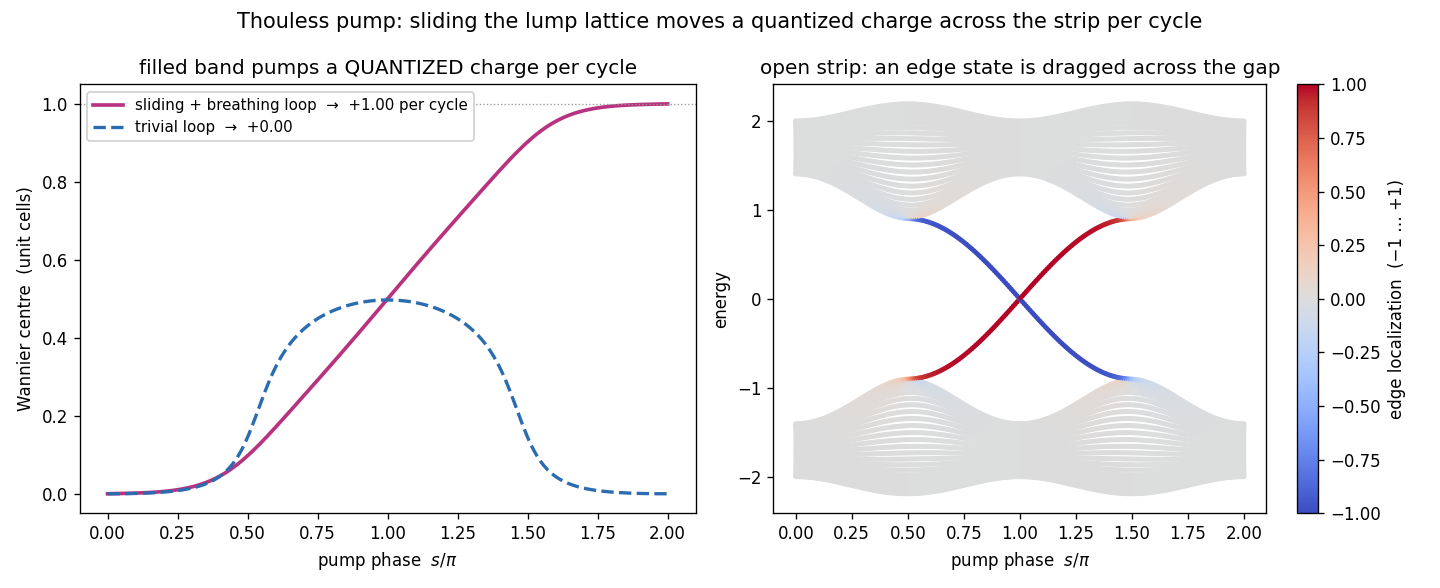

This figure's Python source:
"""
Frontier prototype 9: a Thouless (adiabatic) pump from a sliding lump lattice.

Slide + breathe the lump chain through one cycle and it pumps a QUANTIZED amount of
"charge" across the strip per period -- robust, geometry-driven transport that does
not depend on the details of the drive, only on the topology of the loop it traces.

Model: the whispering-gallery lump chain is a Rice-Mele dimer chain; sliding the
lumps modulates the two bond strengths out of phase (dimerization u(s)) while
breathing them modulates the on-site energy (stagger v(s)). Cycling (u, v) around a
loop that ENCLOSES the gap-closing point pumps exactly one unit cell per cycle; a
loop that does not enclose it pumps zero. We show both, two ways:

  (1) the filled lower band's Wannier centre x-bar(s) winds by the Chern number
      (Berry-phase / Wilson-loop over the Brillouin zone), quantized to +1 vs 0;
  (2) on an open strip, a single edge state is dragged across the gap from one edge
      to the other -- the real-space face of that quantized transport.
"""
import numpy as np
import matplotlib
matplotlib.use("Agg")
import matplotlib.pyplot as plt

OUT = "/home/thorax/nls_lumpy_torus"
PINK, BLUE, GOLD = "#b83280", "#2b6cb0", "#d69e2e"
J = 1.0                      # mean hopping
DELTA = 0.7                  # dimerization amplitude (sliding the lumps)
MASS = 0.9                   # on-site stagger amplitude (breathing the lumps)


def h_bloch(k, s, enclosing=True):
    """Rice-Mele Bloch Hamiltonian. s in [0,2pi) is the pump phase."""
    u = DELTA * np.cos(s)                      # bond dimerization
    v = MASS * np.sin(s) if enclosing else MASS * (0.5 + 0.5 * np.cos(s))  # on-site stagger
    J1, J2 = J + u, J - u
    hx = J1 + J2 * np.cos(k)
    hy = J2 * np.sin(k)
    hz = v
    return np.array([[hz, hx - 1j * hy], [hx + 1j * hy, -hz]])


def wannier_center(s, enclosing=True, Nk=400):
    """Lower-band Wannier centre via the Wilson loop over the BZ (in [0,1))."""
    ks = np.linspace(-np.pi, np.pi, Nk, endpoint=False)
    lower = []
    for k in ks:
        w, V = np.linalg.eigh(h_bloch(k, s, enclosing))
        lower.append(V[:, 0])
    prod = 1.0 + 0j
    for j in range(Nk):
        prod *= np.vdot(lower[j], lower[(j + 1) % Nk])
    return (-np.angle(prod) / (2 * np.pi)) % 1.0


def open_chain_spectrum(s, Ncell=25):
    """Real-space Rice-Mele chain (open) -> energies + edge localization."""
    u, v = DELTA * np.cos(s), MASS * np.sin(s)
    J1, J2 = J + u, J - u
    N = 2 * Ncell
    H = np.zeros((N, N))
    for n in range(Ncell):
        H[2 * n, 2 * n] = v
        H[2 * n + 1, 2 * n + 1] = -v
        H[2 * n, 2 * n + 1] = H[2 * n + 1, 2 * n] = J1          # intracell
        if n < Ncell - 1:
            H[2 * n + 1, 2 * n + 2] = H[2 * n + 2, 2 * n + 1] = J2   # intercell
    w, V = np.linalg.eigh(H)
    site = np.arange(N); center = (N - 1) / 2
    edge = np.sum(V ** 2 * ((site[:, None] - center) / center), axis=0)
    return w, edge


ss = np.linspace(0, 2 * np.pi, 240)

# (1) Wannier-centre winding, topological vs trivial loop (unwrap to see net pump)
xb_topo = np.unwrap([2 * np.pi * wannier_center(s, True) for s in ss]) / (2 * np.pi)
xb_triv = np.unwrap([2 * np.pi * wannier_center(s, False) for s in ss]) / (2 * np.pi)
pump_topo = xb_topo[-1] - xb_topo[0]
pump_triv = xb_triv[-1] - xb_triv[0]
print(f"pumped charge: topological loop = {pump_topo:+.3f}  trivial loop = {pump_triv:+.3f}", flush=True)

# (2) open-chain spectrum vs s
E = np.array([open_chain_spectrum(s)[0] for s in ss])
EDG = np.array([open_chain_spectrum(s)[1] for s in ss])

fig, ax = plt.subplots(1, 2, figsize=(12, 4.9))

axA = ax[0]
axA.plot(ss / np.pi, xb_topo - xb_topo[0], color=PINK, lw=2.2,
         label=f"sliding + breathing loop  →  {pump_topo:+.2f} per cycle")
axA.plot(ss / np.pi, xb_triv - xb_triv[0], color=BLUE, lw=2.0, ls="--",
         label=f"trivial loop  →  {pump_triv:+.2f}")
axA.axhline(1, color="0.6", lw=0.8, ls=":")
axA.set_xlabel(r"pump phase  $s/\pi$"); axA.set_ylabel("Wannier centre  (unit cells)")
axA.set_title("filled band pumps a QUANTIZED charge per cycle")
axA.legend(loc="upper left", fontsize=9, framealpha=.92)

axB = ax[1]
sc = axB.scatter(np.repeat(ss / np.pi, E.shape[1]), E.ravel(), c=EDG.ravel(),
                 cmap="coolwarm", s=4, vmin=-1, vmax=1)
axB.set_xlabel(r"pump phase  $s/\pi$"); axB.set_ylabel("energy")
axB.set_title("open strip: an edge state is dragged across the gap")
cb = fig.colorbar(sc, ax=axB); cb.set_label("edge localization  (−1 … +1)")

fig.suptitle("Thouless pump: sliding the lump lattice moves a quantized charge across the strip per cycle",
             fontsize=12.5)
fig.tight_layout()
fig.savefig(f"{OUT}/thouless.png", dpi=120)
print("wrote thouless.png", flush=True)
